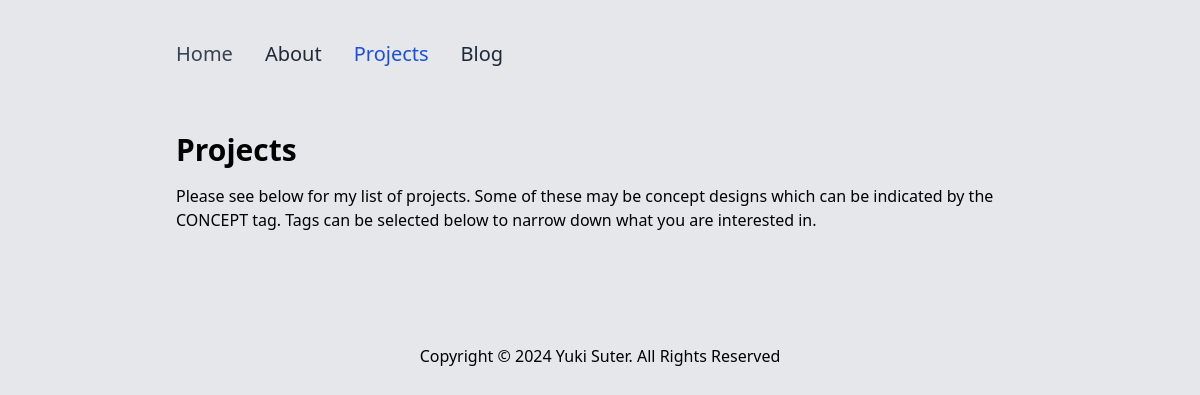
The page /projects/ on the database as committed earlier.
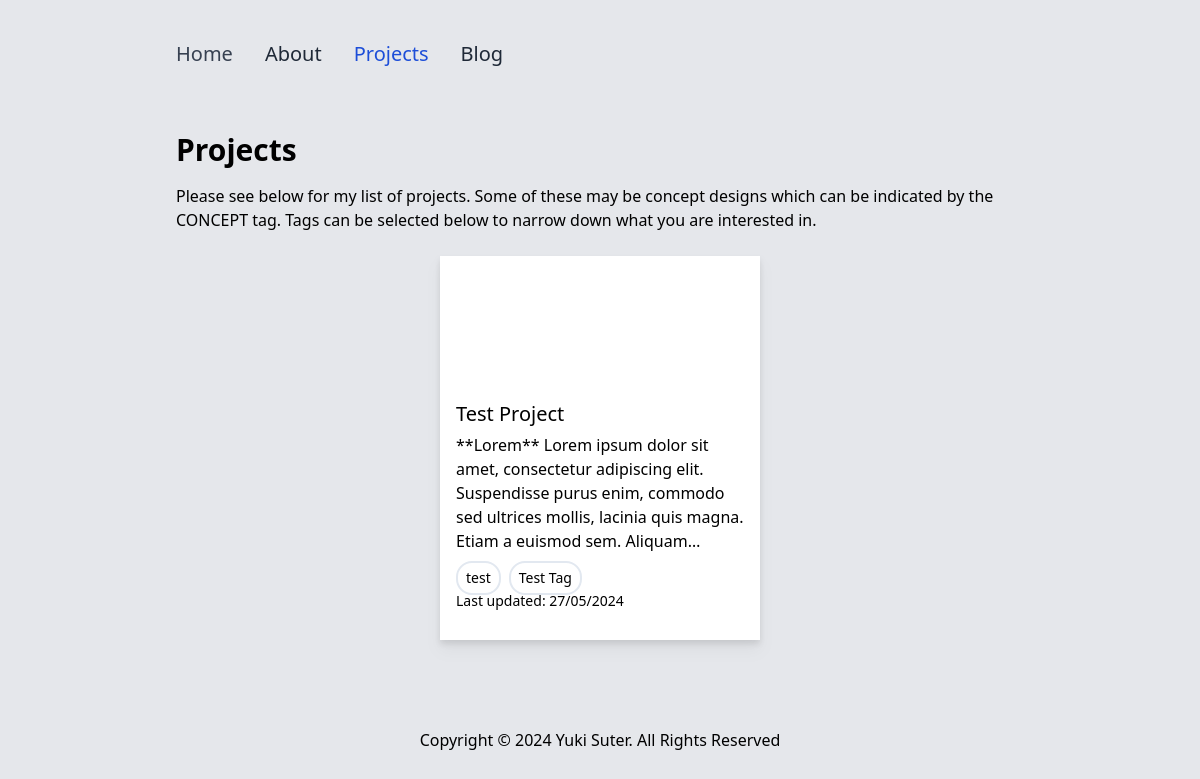
The same page on the database as committed later.
### website/models.py (models this page shows, shortened)
class Project(models.Model):
    name = models.CharField(max_length=50)
    tags = models.ManyToManyField(ProjectTag, null=True, blank=True)
    description = models.TextField() # Brief description
    linkedBlogposts = models.ManyToManyField(BlogPost, null=True, blank=True)
    lastmodified = models.DateTimeField(auto_now=True)
    thumbnail = models.ForeignKey(Image, null=True, blank=True, on_delete=models.SET_NULL)

class ProjectTag(models.Model):
    name = models.CharField(max_length=20)

### website/views.py (the view)
# urls.py: path('projects/', projects, name="projects"),
def projects(request):
    projects = Project.objects.all()
    return render(request, 'projects/index.html', {'active_page': 'projects', 'projects': projects, 'tags': ProjectTag.objects.all()})

### templates/projects/index.html
{% extends "core/_base.html" %}
{% block content %}
    <h1 class="text-3xl dark:text-gray-100 font-semibold pb-4 text-center sm:text-left">Projects</h1>
    <div>
        <p class="dark:text-gray-100">Please see below for my list of projects. Some of these may be concept designs which can be indicated by the CONCEPT tag. Tags can be selected below to narrow down what you are interested in.</p>
    </div>
    <div class="flex flex-row flex-wrap justify-center p-2 gap-x-6 gap-y-6 mt-4">
        {% for project in projects %}
            {% include 'core/projectCard.html' with project=project %}
        {% endfor %}
    </div>
{% endblock content %}

### templates/core/projectCard.html (shortened to what this page needs)
<a style="display:block" href="/projects/{{project.name}}">
    <div class="w-80 h-96 drop-shadow-lg bg-white  dark:bg-slate-500">
        <div class="h-2/6 w-full bg-white flex justify-center items-center">
        </div>
        <div class="px-4 pb-2 h-4/6">
            <div class="h-1/6 mt-4 w-full">
                <h2 class="text-xl whitespace-nowrap text-ellipsis w-full overflow-hidden">{{project.name}}</h2>
            </div>
            <div class="h-3/6 w-full -mt-2">
                <p class="line-clamp-5   text-md">{{project.description}}</p>
            </div>
            <div class="flex  flex-row gap-x-2 h-1/6 py-1 w-full overflow-x-scroll">
                {% for tag in project.tags.all %}
                    {% include 'core/tag.html' with tagname=tag.name%}
                {% endfor %}
            </div>
            <div class="h-1/6 -mt-2 w-full">
                <h2 class="text-sm">Last updated: {{project.lastmodified|date:"d/m/Y"}}</h2>
            </div>
        </div>
    </div>
</a>

### templates/core/tag.html
<div class="flex items-center rounded-2xl border-2 border-slate-200 w-fit h-full px-2">
    <p class="text-sm">{{tagname}}</p>
</div>

Rows that differ between the two databases and show on the page:
added Project: name "Test Project", description "**Lorem** Lorem ipsum dolor sit amet, consectetur adipiscing elit. Suspendisse purus enim, commodo sed ultrices mollis, lacinia quis magna. Etiam a euismod sem.…", lastmodified "27/05/2024"
added ProjectTag: name "test"
added ProjectTag: name "Test Tag"
